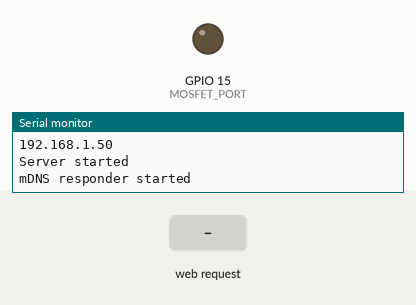
The sketch below on a simulated ESP32. Parts: output pins drawn as LEDs (lit = HIGH), the last lines printed to the serial monitor. Inputs (shaded band) come from the test bench. WiFi joins after 1.5 s; servers stay silent unless stated.

Above: at 2.7 s.
2.8 s: HTTP request GET /open received
At 3.6 s:
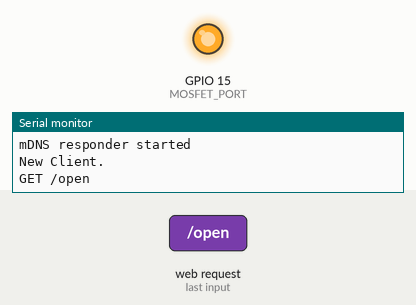
Timing chart, 0 to 5.8 s (numbered marks = the images above; inputs shaded):
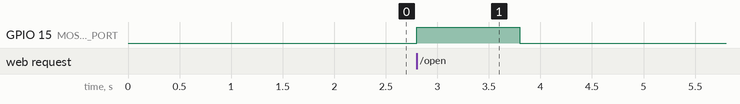

The sketch:

tendaPorteirinho.ino
```cpp
#include <WiFi.h>
#include <ESPmDNS.h>

#define MOSFET_PORT   15

const char* ssid     = "changeHereForYours";
const char* password = "changeHereForYours";

// Create a Wifi Server on port 80
WiFiServer server(80);


void setup() {
  //Start Serial connection for debugging
  Serial.begin(115200);
  //Declare pin as OUTPUT
  pinMode(MOSFET_PORT, OUTPUT);
  delay(10);

  // Display name of WiFi connecting to
  Serial.println();
  Serial.println();
  Serial.print("Connecting to ");
  Serial.println(ssid);

  // Begin a wifi connection with the following ssid and password
  WiFi.begin(ssid, password);

  // While trying to connect print dots on Serial and wait
  while (WiFi.status() != WL_CONNECTED) {
      delay(500);
      Serial.print(".");
  }

  // If successfully connected display the IP Address
  Serial.println("");
  Serial.println("WiFi connected.");
  Serial.println("IP address: ");
  Serial.println(WiFi.localIP());

  // Start a MDNS server so the user can access at http://porta.local
  if (!MDNS.begin("porta")) {
      Serial.println("Error setting up MDNS responder!");
      while(1) {
          delay(1000);
      }
  }

  // Begin the WebServer
  Serial.println("Server started");
  server.begin();
  // Begin the MDNS server
  Serial.println("mDNS responder started");
  MDNS.addService("http", "tcp", 80);
}

void loop() {
  // Always check for client events
  WiFiClient client = server.available();

  // If has a client proceed
  if (client) {
    Serial.println("New Client.");

    // String to store client request
    String currentLine = "";

    // Only do the work while the client is connected
    while (client.connected()) {
      if (client.available()) {
        // Read the received request and print it through Serial
        char c = client.read();
        Serial.write(c);
        // If the request ended
        if (c == '\n') {
          if (currentLine.length() == 0) {
            // Stream to the client the http content
            client.println("HTTP/1.1 200 OK");
            client.println("Content-type:text/html");
            client.println();
            // the content of the HTTP response follows the header:
            client.print("<h2>Opa,</h2><br>");
            client.print("<img src=\"http://oportunidade24horas.com/wp-content/uploads/2018/11/porteiro-manaus.jpg\"><br>");
            client.print("<a href=\"/open\"><h1 >CLICA AQUI PRA ABRIR</h1></a><br>");

            // The HTTP response ends with another blank line:
            client.println();
            // break out of the while loop:
            break;
          } else {    // if you got a newline, then clear currentLine:
            currentLine = "";
          }
        } else if (c != '\r') {  // if you got anything else but a carriage return character,
          currentLine += c;      // add it to the end of the currentLine
        }
        // Check to see if the client made a request to /open
        if (currentLine.endsWith("GET /open")) {
          // to keep indepotence the code runs pulse after getting the request
          digitalWrite(MOSFET_PORT, HIGH);
          delay(1000);
          digitalWrite(MOSFET_PORT, LOW);
        }
      }
    }
    // Stop the connection after the while
    client.stop();
    Serial.println("Client Disconnected.");
  }
}
```

Measured:
- after the input at 2.8 s, GPIO 15 (MOSFET_PORT): LOW → HIGH at once, → LOW 1.0 s later
